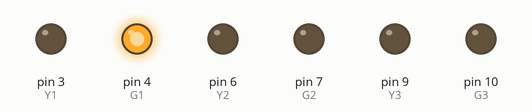
Simulated run of this sketch. Board: Arduino Uno, built with avr-gcc and run on an emulated ATmega328P. On the bench: output pins drawn as LEDs (lit = HIGH). Pins used as bus, display or sensor lines are not drawn.

Above: at 2.0 s.
At 4.5 s:
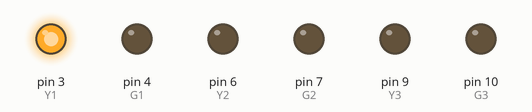
At 7.0 s:
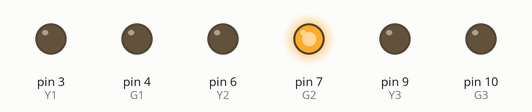
At 9.5 s:
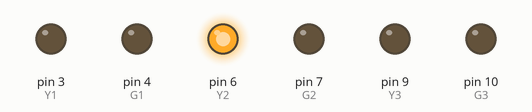
At 12.0 s:
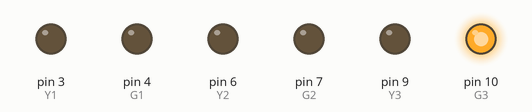
At 14.5 s:
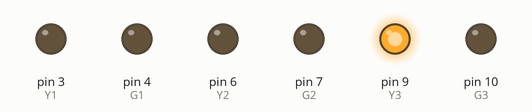
Timing chart, 0 to 19.5 s (numbered marks = the images above):
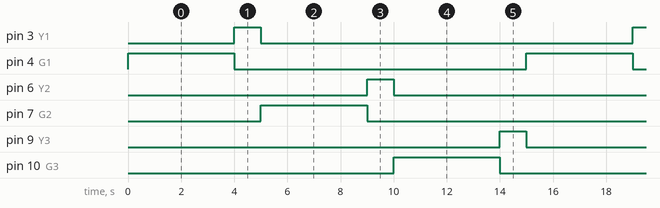

Measured:
- by itself, pin 3 (Y1), pin 6 (Y2), pin 9 (Y3): alternates HIGH for 1.0 s and LOW for 14.0 s
- by itself, pin 4 (G1), pin 7 (G2), pin 10 (G3): alternates HIGH for 4.0 s and LOW for 11.0 s
- by itself, everything shown: repeats every 15.0 s, in 7 steps

The sketch:

03_Traffic-Light-Control-System-Using-Arduino.ino
```cpp
// Episode 3: Traffic Light Control System Using Arduino

// Traffic Light Pins

int R1 = 2;
int Y1 = 3;
int G1 = 4;

int R2 = 5;
int Y2 = 6;
int G2 = 7;

int R3 = 8;
int Y3 = 9;
int G3 = 10;

void setup()
{
  pinMode(R1, OUTPUT);
  pinMode(Y1, OUTPUT);
  pinMode(G1, OUTPUT);

  pinMode(R2, OUTPUT);
  pinMode(Y2, OUTPUT);
  pinMode(G2, OUTPUT);

  pinMode(R3, OUTPUT);
  pinMode(Y3, OUTPUT);
  pinMode(G3, OUTPUT);
}

void loop()
{
  // Signal 1 GREEN
  digitalWrite(R1, LOW);
  digitalWrite(Y1, LOW);
  digitalWrite(G1, HIGH);

  digitalWrite(R2, HIGH);
  digitalWrite(Y2, LOW);
  digitalWrite(G2, LOW);

  digitalWrite(R3, HIGH);
  digitalWrite(Y3, LOW);
  digitalWrite(G3, LOW);

  delay(4000);

  // Signal 1 YELLOW
  digitalWrite(G1, LOW);
  digitalWrite(Y1, HIGH);
  delay(1000);
  digitalWrite(Y1, LOW);

  // Signal 2 GREEN
  digitalWrite(R1, HIGH);
  digitalWrite(R2, LOW);
  digitalWrite(G2, HIGH);
  delay(4000);

  // Signal 2 YELLOW
  digitalWrite(G2, LOW);
  digitalWrite(Y2, HIGH);
  delay(1000);
  digitalWrite(Y2, LOW);

  // Signal 3 GREEN
  digitalWrite(R2, HIGH);
  digitalWrite(R3, LOW);
  digitalWrite(G3, HIGH);
  delay(4000);

  // Signal 3 YELLOW
  digitalWrite(G3, LOW);
  digitalWrite(Y3, HIGH);
  delay(1000);
  digitalWrite(Y3, LOW);

  digitalWrite(R3, HIGH);
}
```
